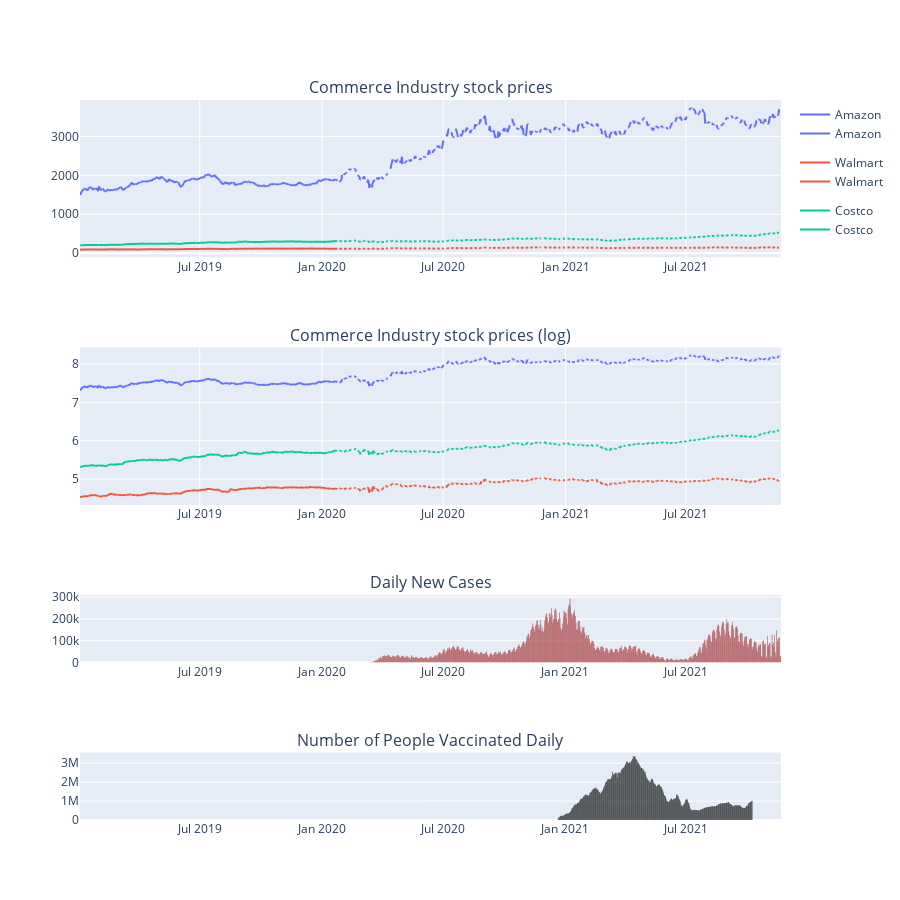

The cell this chart's notebook holds for it:
### Markdown cell above
### Commerce Industry

### Code cell
industry = 'Commerce'

fig = make_subplots(rows=4, cols=1, subplot_titles=(industry + ' Industry stock prices', industry + ' Industry stock prices (log)',  'Daily New Cases', 'Number of People Vaccinated Daily'), row_width=[0.3, 0.3, 0.7, 0.7])

df_required = merged_data[['Date'] + dict_industry_to_stock[industry]]
df_temp1 = pd.melt(df_required, id_vars=['Date'], value_vars=dict_industry_to_stock[industry]).rename(columns={"variable": "Company", "value": "Stock Price"}).replace({"Company": dict_stock_to_company})

df_required[dict_industry_to_stock[industry]] = np.log(df_required[dict_industry_to_stock[industry]])
df_temp = pd.melt(df_required, id_vars=['Date'], value_vars=dict_industry_to_stock[industry]).rename(columns={"variable": "Company", "value": "Stock Price"}).replace({"Company": dict_stock_to_company})

fig0 = px.line(df_temp1, x="Date", y="Stock Price", color='Company', title="Stock price for " + str(industry) +  ' industry ')
fig1 = px.line(df_temp, x="Date", y="Stock Price", color='Company', title="Stock price for " + str(industry) +  ' industry ')
fig2 = px.bar(merged_data, x="Date", y="Daily New Cases")
fig2.update_traces(marker_color="brown", marker_line_width = 0.05)
fig3 = px.bar(merged_data, x="Date", y='Number of People Vaccinated Daily')
fig3.update_traces(marker_color="black", marker_line_width = 0.05)

for tmp in fig0.data:
    fig.append_trace(tmp, row=1, col=1)
for tmp in fig1.data:
    fig.append_trace(tmp, row=2, col=1)
fig.append_trace(fig2.data[0], row=3, col=1)
fig.append_trace(fig3.data[0], row=4, col=1)


fig.update_layout(height=900, width=900)
fig.show()

### Figure 1 — Plotly figure (JSON) as saved in the notebook; plotly's stock layout.template omitted (floating-point values rounded to 4 significant figures; data arrays with more than 128 entries replaced by an {"elided": "..."} marker saying what was removed)
{"data": [{"hovertemplate": "Company=Amazon<br>Date=%{x}<br>Stock Price=%{y}<extra></extra>", "legendgroup": "Amazon", "line": {"color": "#636efa", "dash": "solid"}, "marker": {"symbol": "circle"}, "mode": "lines", "name": "Amazon", "showlegend": true, "type": "scattergl", "x": {"elided": "935 str values"}, "xaxis": "x", "y": {"elided": "935 float values"}, "yaxis": "y"}, {"hovertemplate": "Company=Walmart<br>Date=%{x}<br>Stock Price=%{y}<extra></extra>", "legendgroup": "Walmart", "line": {"color": "#EF553B", "dash": "solid"}, "marker": {"symbol": "circle"}, "mode": "lines", "name": "Walmart", "showlegend": true, "type": "scattergl", "x": {"elided": "935 str values"}, "xaxis": "x", "y": {"elided": "935 float values"}, "yaxis": "y"}, {"hovertemplate": "Company=Costco<br>Date=%{x}<br>Stock Price=%{y}<extra></extra>", "legendgroup": "Costco", "line": {"color": "#00cc96", "dash": "solid"}, "marker": {"symbol": "circle"}, "mode": "lines", "name": "Costco", "showlegend": true, "type": "scattergl", "x": {"elided": "935 str values"}, "xaxis": "x", "y": {"elided": "935 float values"}, "yaxis": "y"}, {"hovertemplate": "Company=Amazon<br>Date=%{x}<br>Stock Price=%{y}<extra></extra>", "legendgroup": "Amazon", "line": {"color": "#636efa", "dash": "solid"}, "marker": {"symbol": "circle"}, "mode": "lines", "name": "Amazon", "showlegend": true, "type": "scattergl", "x": {"elided": "935 str values"}, "xaxis": "x2", "y": {"elided": "935 float values"}, "yaxis": "y2"}, {"hovertemplate": "Company=Walmart<br>Date=%{x}<br>Stock Price=%{y}<extra></extra>", "legendgroup": "Walmart", "line": {"color": "#EF553B", "dash": "solid"}, "marker": {"symbol": "circle"}, "mode": "lines", "name": "Walmart", "showlegend": true, "type": "scattergl", "x": {"elided": "935 str values"}, "xaxis": "x2", "y": {"elided": "935 float values"}, "yaxis": "y2"}, {"hovertemplate": "Company=Costco<br>Date=%{x}<br>Stock Price=%{y}<extra></extra>", "legendgroup": "Costco", "line": {"color": "#00cc96", "dash": "solid"}, "marker": {"symbol": "circle"}, "mode": "lines", "name": "Costco", "showlegend": true, "type": "scattergl", "x": {"elided": "935 str values"}, "xaxis": "x2", "y": {"elided": "935 float values"}, "yaxis": "y2"}, {"alignmentgroup": "True", "hovertemplate": "Date=%{x}<br>Daily New Cases=%{y}<extra></extra>", "legendgroup": "", "marker": {"color": "brown", "line": {"width": 0.05}, "pattern": {"shape": ""}}, "name": "", "offsetgroup": "", "orientation": "v", "showlegend": false, "textposition": "auto", "type": "bar", "x": {"elided": "935 str values"}, "xaxis": "x3", "y": {"elided": "935 int values"}, "yaxis": "y3"}, {"alignmentgroup": "True", "hovertemplate": "Date=%{x}<br>Number of People Vaccinated Daily=%{y}<extra></extra>", "legendgroup": "", "marker": {"color": "black", "line": {"width": 0.05}, "pattern": {"shape": ""}}, "name": "", "offsetgroup": "", "orientation": "v", "showlegend": false, "textposition": "auto", "type": "bar", "x": {"elided": "935 str values"}, "xaxis": "x4", "y": {"elided": "935 int values"}, "yaxis": "y4"}], "layout": {"annotations": [{"font": {"size": 16}, "showarrow": false, "text": "Commerce Industry stock prices", "x": 0.5, "xanchor": "center", "xref": "paper", "y": 1, "yanchor": "bottom", "yref": "paper"}, {"font": {"size": 16}, "showarrow": false, "text": "Commerce Industry stock prices (log)", "x": 0.5, "xanchor": "center", "xref": "paper", "y": 0.6562, "yanchor": "bottom", "yref": "paper"}, {"font": {"size": 16}, "showarrow": false, "text": "Daily New Cases", "x": 0.5, "xanchor": "center", "xref": "paper", "y": 0.3125, "yanchor": "bottom", "yref": "paper"}, {"font": {"size": 16}, "showarrow": false, "text": "Number of People Vaccinated Daily", "x": 0.5, "xanchor": "center", "xref": "paper", "y": 0.09375, "yanchor": "bottom", "yref": "paper"}], "height": 900, "width": 900, "xaxis": {"anchor": "y", "domain": [0, 1]}, "xaxis2": {"anchor": "y2", "domain": [0, 1]}, "xaxis3": {"anchor": "y3", "domain": [0, 1]}, "xaxis4": {"anchor": "y4", "domain": [0, 1]}, "yaxis": {"anchor": "x", "domain": [0.7812, 1]}, "yaxis2": {"anchor": "x2", "domain": [0.4375, 0.6562]}, "yaxis3": {"anchor": "x3", "domain": [0.2188, 0.3125]}, "yaxis4": {"anchor": "x4", "domain": [0, 0.09375]}}}
